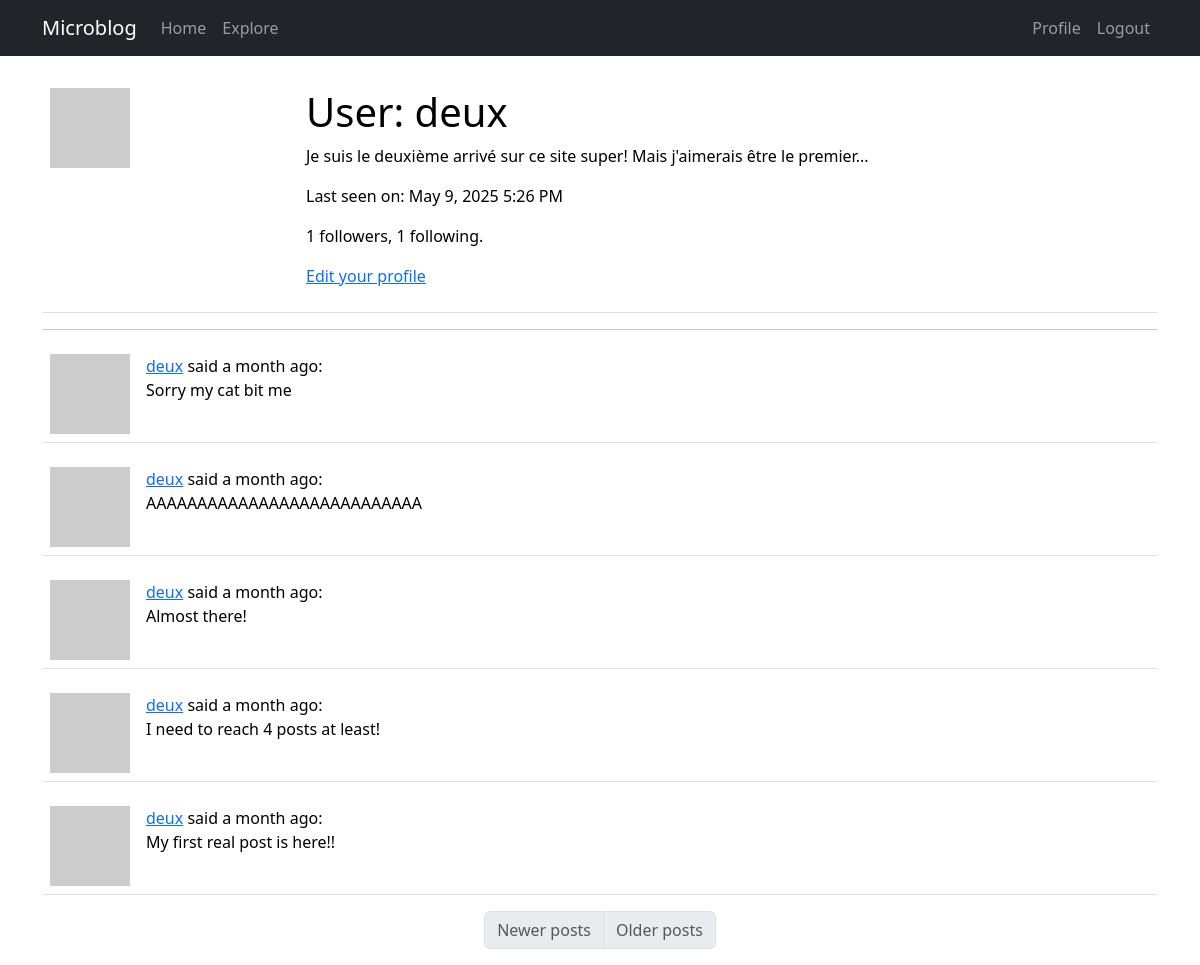
Page /user/deux (signed in) on the committed database.
### app/models.py (models this page shows, shortened)
class User(UserMixin, db.Model):
    id: so.Mapped[int] = so.mapped_column(primary_key=True)
    username: so.Mapped[str] = so.mapped_column(sa.String(64), index=True, unique=True)
    email: so.Mapped[str] = so.mapped_column(sa.String(120), index=True, unique=True)
    password_hash: so.Mapped[Optional[str]] = so.mapped_column(sa.String(256))
    posts: so.WriteOnlyMapped["Post"] = so.relationship(back_populates="author")
    about_me: so.Mapped[Optional[str]] = so.mapped_column(sa.String(140))
    last_seen: so.Mapped[Optional[datetime]] = so.mapped_column(
        default=lambda: datetime.now(timezone.utc)
    )
    following: so.WriteOnlyMapped["User"] = so.relationship(
        secondary=followers,
        primaryjoin=(followers.c.follower_id == id),
        secondaryjoin=(followers.c.followed_id == id),
        back_populates="followers",
    )
    followers: so.WriteOnlyMapped["User"] = so.relationship(
        secondary=followers,
        primaryjoin=(followers.c.followed_id == id),
        secondaryjoin=(followers.c.follower_id == id),
        back_populates="following",
    )
    def avatar(self, size):
        digest = md5(self.email.lower().encode("utf-8")).hexdigest()
        return f"https://www.gravatar.com/avatar/{digest}?d=identicon&s={size}"
    def followers_count(self):
        query = sa.select(sa.func.count()).select_from(
            self.followers.select().subquery()
        )
        return db.session.scalar(query)
    def following_count(self):
        query = sa.select(sa.func.count()).select_from(
            self.following.select().subquery()
        )
        return db.session.scalar(query)

class Post(db.Model):
    id: so.Mapped[int] = so.mapped_column(primary_key=True)
    body: so.Mapped[str] = so.mapped_column(sa.String(140))
    timestamp: so.Mapped[datetime] = so.mapped_column(
        index=True, default=lambda: datetime.now(timezone.utc)
    )
    user_id: so.Mapped[int] = so.mapped_column(sa.ForeignKey(User.id), index=True)
    author: so.Mapped[User] = so.relationship(back_populates="posts")
    language: so.Mapped[Optional[str]] = so.mapped_column(sa.String(5))

### app/main/routes.py (the view)
@bp.route("/user/<username>")
@login_required
def user(username):
    user = db.first_or_404(sa.select(User).where(User.username == username))
    page = request.args.get(key="page", default=1, type=int)
    query = user.posts.select().order_by(Post.timestamp.desc())
    posts = db.paginate(
        query, page=page, per_page=current_app.config["POSTS_PER_PAGE"], error_out=False
    )
    prev_url = (
        url_for("main.user", username=username, page=posts.prev_num)
        if posts.has_prev
        else None
    )
    next_url = (
        url_for("main.user", username=username, page=posts.next_num)
        if posts.has_next
        else None
    )
    form = EmptyForm()
    return render_template(
        "user.html",
        title=_("Profile"),
        user=user,
        posts=posts,
        form=form,
        prev_url=prev_url,
        next_url=next_url,
    )

### app/__init__.py (called while the page is built)
def get_locale():
    return request.accept_languages.best_match(current_app.config["LANGUAGES"])

### app/main/routes.py (called while the page is built)
@bp.before_app_request
def before_request():
    if current_user.is_authenticated:
        current_user.last_seen = datetime.now(timezone.utc)
        db.session.commit()
    g.locale = get_locale()

### app/models.py (called while the page is built)
@login.user_loader
def load_user(id):
    return db.session.get(User, int(id))

### app/templates/user.html (shortened to what this page needs)
{% extends 'base.html' %}
{% import "bootstrap_wtf.html" as wtf %}
{% block content %}
<table class="table table-hover">
  <tr valign="top">
    <td width="256px"><img src="{{ user.avatar(256) }}"></td>
    <td>
      <h1>{{_("User")}}: {{ user.username }}</h1>
      {% if user.about_me %}
      <p>{{ user.about_me }}</p>
      {% endif %}
      {% if user.last_seen %}
      <p>{{_("Last seen on")}}: {{ moment(user.last_seen).format("LLL") }}</p>
      {% endif %}
      <p>{{ user.followers_count() }} {{_("followers")}}, {{ user.following_count() }} {{_("following")}}.</p>
      {% if user==current_user %}
      <p><a href="{{ url_for('main.edit_profile') }}">{{_("Edit your profile")}}</a></p>
      {% endif %}
    </td>
  </tr>
</table>
<hr>
{% for post in posts %}
{% include '_post.html' %}
{% endfor %}
<nav aria-label="Post navigation">
  <ul class="pagination justify-content-center">
    <li class="page-item {% if not prev_url %} disabled{% endif %}">
      <a class="page-link" href="{{ prev_url }}">{{_("Newer posts")}}</a>
    </li>
    <li class=" page-item {% if not next_url %} disabled{% endif %}">
        <a class="page-link" href="{{ next_url }}">{{_("Older posts")}}</a>
    </li>
  </ul>
</nav>
{% endblock %}

### app/templates/_post.html (shortened to what this page needs)
<table class="table table-hover">
    <tr valign="top">
        <td width="70px">
            <a href="{{ url_for('main.user', username=post.author.username) }}">
                <img src="{{ post.author.avatar(36) }}"></a>
        </td>
        <td>
            <a href="{{ url_for('main.user', username=post.author.username) }}">
                {{ post.author.username }}</a>
            {{_("said")}} {{ moment(post.timestamp).fromNow() }}:
            <br>
            <span id="post{{ post.id }}">{{ post.body }}</span>
        </td>
    </tr>
</table>

### rows in the picture
User: username "deux", about_me "Je suis le deuxième arrivé sur ce site super! Mais j'aimerais être le premier...", last_seen "May 9, 2025 5:26 PM"
Post: author.username "deux", timestamp "a month ago", body "Sorry my cat bit me"
Post: author.username "deux", timestamp "a month ago", body "AAAAAAAAAAAAAAAAAAAAAAAAAAA"
Post: author.username "deux", timestamp "a month ago", body "Almost there!"
Post: author.username "deux", timestamp "a month ago", body "I need to reach 4 posts at least!"
Post: author.username "deux", timestamp "a month ago", body "My first real post is here!!"

### other values in the picture
{{ user.followers_count() }} "1"
{{ user.following_count() }} "1"
